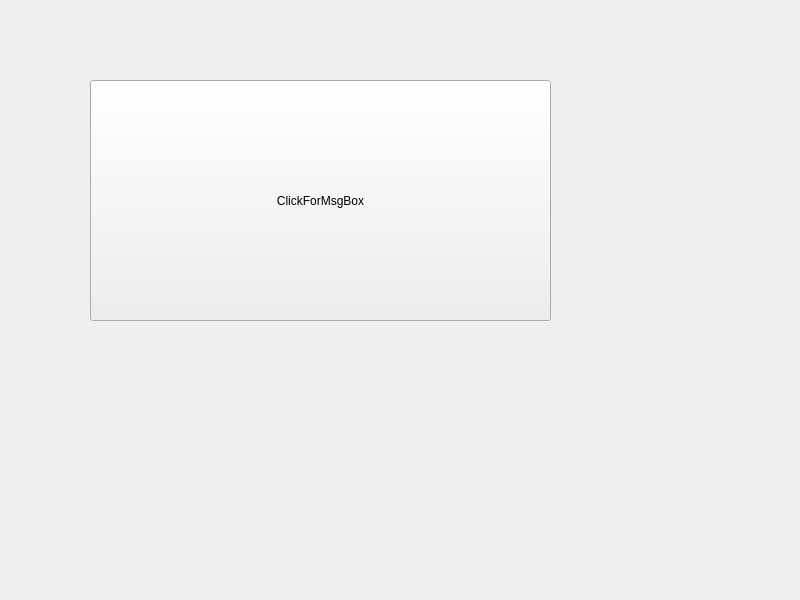
<?xml version="1.0" encoding="UTF-8"?>
<ui version="4.0">
 <class>MainWindow</class>
 <widget class="QMainWindow" name="MainWindow">
  <property name="geometry">
   <rect>
    <x>0</x>
    <y>0</y>
    <width>800</width>
    <height>600</height>
   </rect>
  </property>
  <property name="windowTitle">
   <string>MainWindow</string>
  </property>
  <widget class="QWidget" name="centralwidget">
   <widget class="QPushButton" name="MessageBox">
    <property name="geometry">
     <rect>
      <x>90</x>
      <y>80</y>
      <width>461</width>
      <height>241</height>
     </rect>
    </property>
    <property name="text">
     <string>ClickForMsgBox</string>
    </property>
   </widget>
  </widget>
 </widget>
 <resources/>
 <connections/>
</ui>
